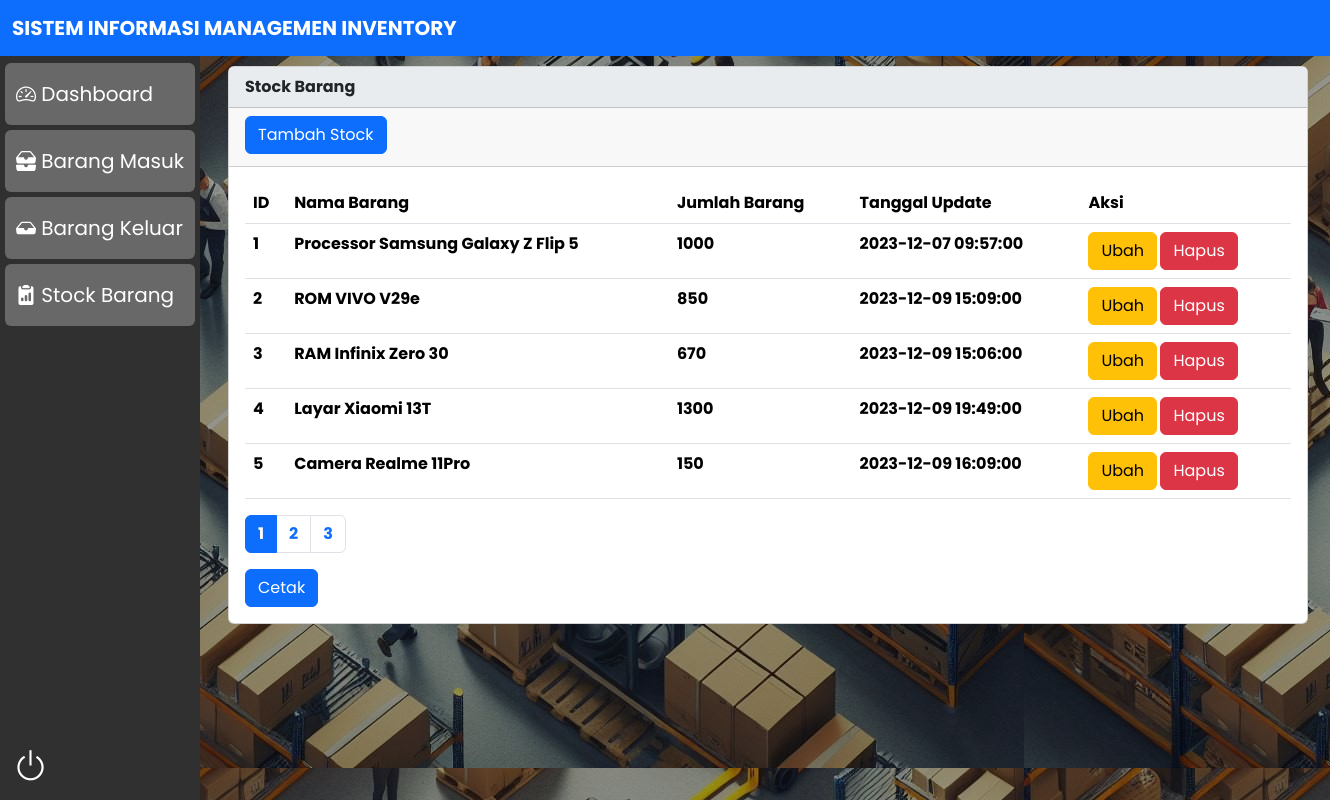
Screenshot of /pages/stockbarang.php (signed in) with the database file from the repository.
### tables this page shows
CREATE TABLE `stockbarang` (
  `id` int(11) NOT NULL,
  `nama_barang` varchar(100) NOT NULL,
  `jumlah` int(11) NOT NULL,
  `tanggalupdate` datetime NOT NULL
);

### pages/stockbarang.php (the view, shortened to what this page needs)
<?php
require '../system/functions.php';
?>
<!DOCTYPE html>
<html lang="en">
<head>
  <link rel="stylesheet" href="styles.css">
  <link href="https://cdn.jsdelivr.net/npm/bootstrap@5.3.2/dist/css/bootstrap.min.css" rel="stylesheet"
>
  <link rel="stylesheet" href="https://cdn.jsdelivr.net/npm/bootstrap-icons@1.11.2/font/bootstrap-icons.min.css">
</head>
<body id="bgstock">
  <div class="container pb-3"></div>
  <nav class="navbar bg-primary fixed-top" data-bs-theme="dark">
    <div class="container-fluid">
      <a class="navbar-brand" href="#">SISTEM INFORMASI MANAGEMEN INVENTORY</a>
    </div>
  </nav>
  <div class="sidenav">
    <a id="menu" class="btn" href="dashboard.php"><i class="bi bi-speedometer2"></i> Dashboard</a>
    <a id="menu" class="btn" href="barangmasuk.php"><i class="bi bi-inboxes-fill"></i> Barang Masuk</a>
    <a id="menu" class="btn" href="barangkeluar.php"><i class="bi bi-inbox-fill"></i> Barang Keluar</a>
    <a id="menu" class="btn" href="#"><i class="bi bi-clipboard2-data-fill"></i></i> Stock Barang</a>
    <a class="btn" role="button" id="logout" href="../system/logout.php"><i class="bi bi-power"
        style="font-size: 35px;"></i></a>
  </div>
  <div class="container ps-5" id="jarak">
    <div class="card">
      <div class="card-header bg-body-secondary">
        Stock Barang
      </div>
      <div class="card-header">
        <button class="btn btn-primary mb-1" type="button" data-bs-toggle="collapse" data-bs-target="#collapseExample"
          aria-expanded="false" aria-controls="collapseExample">
          Tambah Stock
        </button>
      </div>
      <div class="card-body">
        <?php
        $per_page = 5;
        $page = isset($_GET['page']) ? (int) $_GET['page'] : 1;
        $start = ($page - 1) * $per_page;
        $sql2 = "SELECT * FROM stockbarang ORDER BY id ASC LIMIT $start, $per_page";
        $q2 = mysqli_query($conn, $sql2);
        $total_rows = mysqli_num_rows(mysqli_query($conn, "SELECT * FROM stockbarang"));
        $total_pages = ceil($total_rows / $per_page);
        $true_urut = ($page - 1) * $per_page + 1;
        ?>
        <table class="table">
          <thead>
            <tr>
              <th scope="col">ID</th>
              <th scope="col">Nama Barang</th>
              <th scope="col">Jumlah Barang</th>
              <th scope="col">Tanggal Update</th>
              <th scope="col">Aksi</th>
            </tr>
          </thead>
          <tbody>
            <?php
            while ($r2 = mysqli_fetch_array($q2)) {
              $id = $r2['id'];
              $nama_barang = $r2['nama_barang'];
              $jumlah = $r2['jumlah'];
              $tanggalupdate = $r2['tanggalupdate'];
              ?>
              <tr>
                <th scope="row">
                  <?php echo $true_urut++; ?>
                </th>
                <td scope="row">
                  <?php echo $nama_barang; ?>
                </td>
                <td scope="row">
                  <?php echo $jumlah; ?>
                </td>
                <td scope="row">
                  <?php echo $tanggalupdate; ?>
                </td>
                <td scope="row">
                  <a href="stockbarang.php?op=edit&id=<?php echo $id; ?>"><button type="button"
                      class="btn btn-warning">Ubah</button></a>
                  <a href="stockbarang.php?op=delete&id<?php echo $id; ?>"
                    onclick="return confirm('Yakin mau hapus data?')">
                    <button type="button" class="btn btn-danger">Hapus</button>
                  </a>
                </td>
              </tr>
              <?php
            }
            ?>
          </tbody>
        </table>
        <nav aria-label="Page navigation">
          <ul class="pagination">
            <?php for ($i = 1; $i <= $total_pages; $i++): ?>
              <li class="page-item <?php echo ($i == $page) ? 'active' : ''; ?>">
                <a class="page-link" href="?page=<?php echo $i; ?>">
                  <?php echo $i; ?>
                </a>
              </li>
            <?php endfor; ?>
          </ul>
          <a class="btn btn-primary" href='../export_pdf.php?page=<?php echo $page; ?>' target="_blank">Cetak</a>
        </nav>
      </div>
    </div>
</body>
</html>

### pages/styles.css (style rules this page uses)
* { margin: 0; padding: 0; box-sizing: border-box; font-family: 'Poppins', sans-serif; font-weight: bold; }
#bgstock { background-image: url(../images/bgstock.jpg); }
.sidenav { height: 100%; width: 200px; position: fixed; z-index: 1; top: 0; left: 0; background-color: #303030; overflow-x: hidden; padding-top: 58px; }
.sidenav a#menu { text-align: left; padding: 15px 6px 15px 10px; margin: 5px; text-decoration: none; font-size: 20px; color: #ffffff; display: block; background-color: #686868; }
.sidenav a#logout { color: #ffffff; position: absolute; bottom: 0; }
#jarak { width: 100%; padding-top: 50px; margin-left: 180px; }

### rows the page displays
stockbarang: nama_barang "Processor Samsung Galaxy Z Flip 5", jumlah "1000", tanggalupdate "2023-12-07 09:57:00"
stockbarang: nama_barang "ROM VIVO V29e", jumlah "850", tanggalupdate "2023-12-09 15:09:00"
stockbarang: nama_barang "RAM Infinix Zero 30", jumlah "670", tanggalupdate "2023-12-09 15:06:00"
stockbarang: nama_barang "Layar Xiaomi 13T", jumlah "1300", tanggalupdate "2023-12-09 19:49:00"
stockbarang: nama_barang "Camera Realme 11Pro", jumlah "150", tanggalupdate "2023-12-09 16:09:00"
